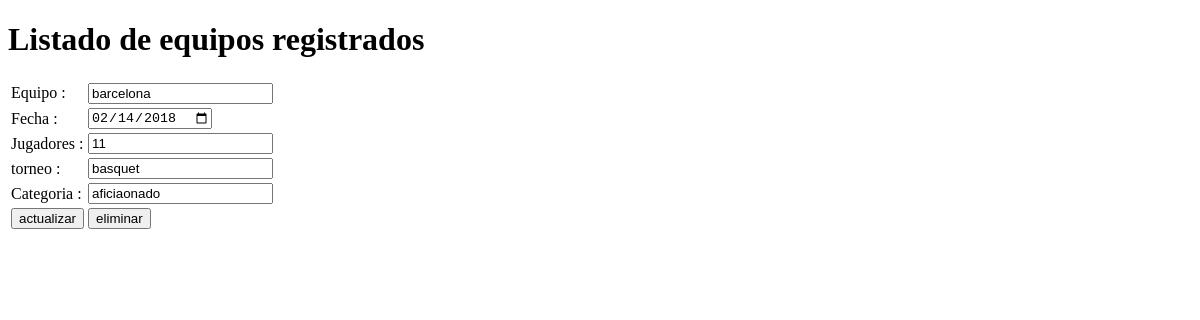
The app's page /listado_equipos.php, older data.
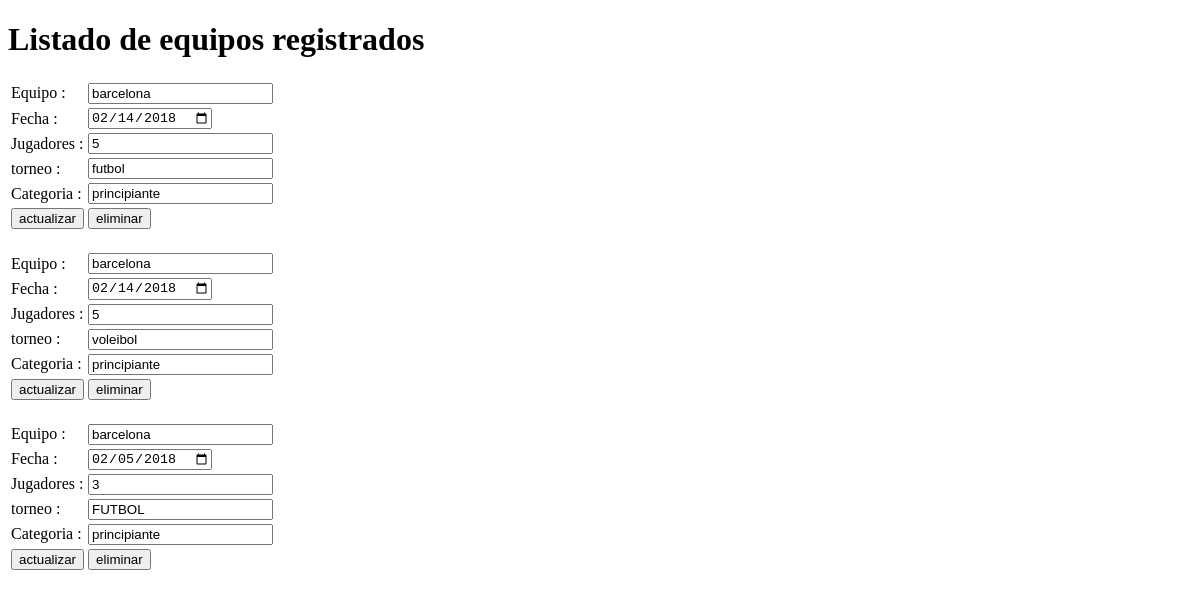
The same page, newer data.
### tables this page shows
CREATE TABLE `registro_torneo` (
  `torneo` varchar(20) DEFAULT NULL,
  `categoria` varchar(20) DEFAULT NULL,
  `cant_jugadores` varchar(5) DEFAULT NULL,
  `usuario` varchar(20) DEFAULT NULL,
  `clave` varchar(20) DEFAULT NULL,
  `nom_equipo` varchar(20) DEFAULT NULL,
  `fecha_creacion` varchar(20) DEFAULT NULL,
  `web` varchar(20) DEFAULT NULL,
  `dir_resp` varchar(20) DEFAULT NULL,
  `correo` varchar(20) DEFAULT NULL
);

### listado_equipos.php (the view, shortened to what this page needs)
<!DOCTYPE html PUBLIC "-//W3C//DTD XHTML 1.0 Transitional//EN" "http://www.w3.org/TR/xhtml1/DTD/xhtml1-transitional.dtd">
<html xmlns="http://www.w3.org/1999/xhtml">
<head>
</head>
<body>
<?php
    echo"<h1>Listado de equipos registrados</h1>";
	try{
    $base=new PDO('mysql:host=localhost; dbname=torneo_dep','root','');
	$base->exec("SET CHARACTER SET utf8");
	$sql="SELECT * FROM registro_torneo";
	$resultado=$base->prepare($sql);
	$resultado->execute(array());
	while($registro=$resultado->fetch(PDO::FETCH_ASSOC)){
	   echo"<form action='#' method='post'>
	          <table>
	               <tr>
	                  <td> <label> Equipo :</label></td>
	                  <td><input type='text' name='nom_equipo' value='".$registro["nom_equipo"]."'></input></td>
	                </tr>
				   <tr>
				        <td> <label> Fecha : </label></td>
	                    <td><input type='date' name='fecha_creacion' value='".$registro["fecha_creacion"]."'></input><td>
	               </tr>
				   <tr>
				        <td><label> Jugadores :</label></td>
					    <td><input type='text' name='cant_jugadores' value='".$registro["cant_jugadores"]."'></input><td>
				    </tr>
				     <tr>
					    <td><label> torneo :</label></td>
						<td><input type='text'  name='torneo' value='".$registro["torneo"]."'></input></td>
					</tr>
					<tr>
					    <td><label> Categoria :</label></td>
						<td><input type='text' name='categoria' value='".$registro["categoria"]."'></input><td>
					</tr>
					<tr>
					  <td><input type='submit' value='actualizar' onclick=this.form.action='ACTUALIZAR_EQ.php'></td>
					   <td><input type='submit' value='eliminar' onclick=this.form.action='ELIMINAR_EQ.php' ></td>
					</tr>
	            </table>
	   </form>";
	   echo "<br>";
	}
   }
   catch(Exception $e){
	    die ('Error' . $e->GetMessage());
	 }
?>
</body>
</html>

Row changes from the older to the newer data that the page shows:
removed registro_torneo: nom_equipo "barcelona", fecha_creacion "02/14/2018", cant_jugadores "11", torneo "basquet", categoria "aficiaonado"
added registro_torneo: nom_equipo "barcelona", fecha_creacion "02/14/2018", cant_jugadores "5", torneo "futbol", categoria "principiante"
added registro_torneo: nom_equipo "barcelona", fecha_creacion "02/14/2018", cant_jugadores "5", torneo "voleibol", categoria "principiante"
added registro_torneo: nom_equipo "barcelona", fecha_creacion "02/05/2018", cant_jugadores "3", torneo "FUTBOL", categoria "principiante"
